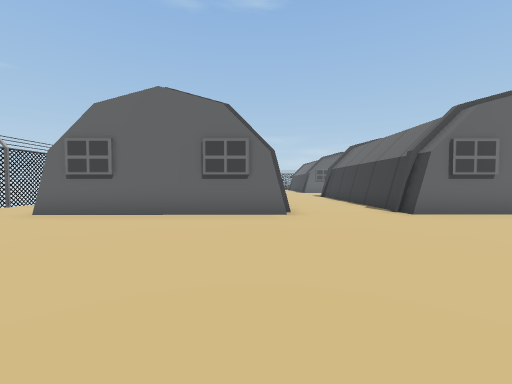
View 1 (above)

24 first-person views from a walk through a 3-D level made in the Unity game engine. The camera is 1.5 m above the floor, tilts 2° down and sees 90° across. The floor is counted in squares, 2 m on a side. Each view is taken from the middle of a square. On the plan, view 1 faces up. The plan holds only what a view shows up to about 9 squares ahead; the rest is blank. The place goes on beyond the plan. The player is left out. Some animated figures are left out. Some surface patterns are stand-ins.

View 2
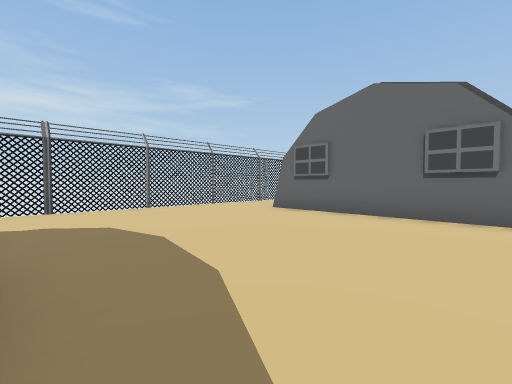

View 3
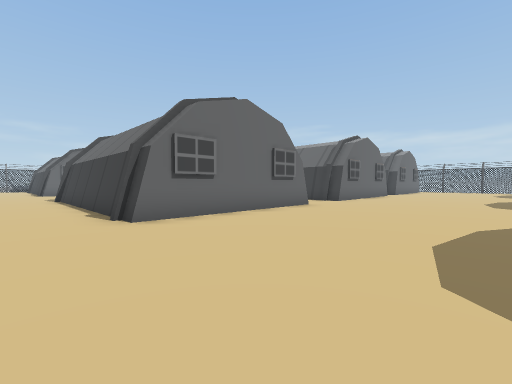

View 4
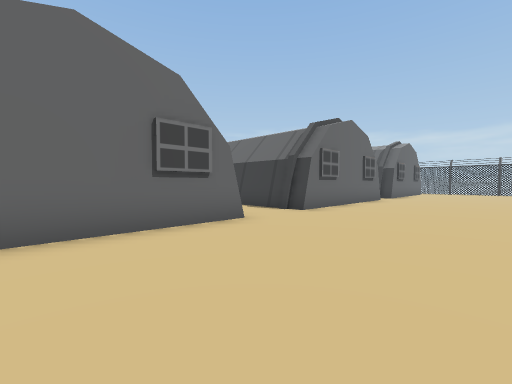

View 5
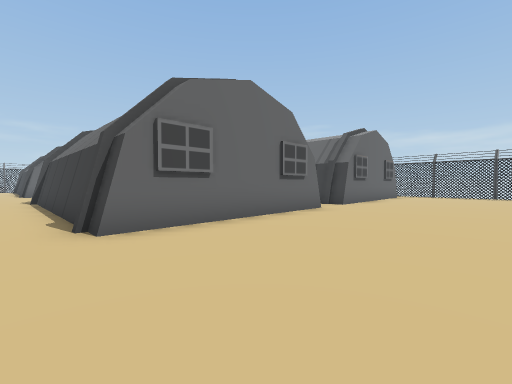

View 6
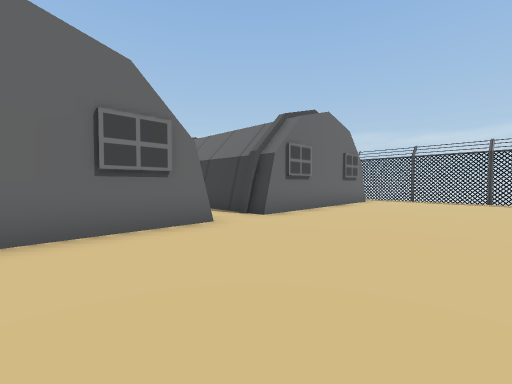

View 7
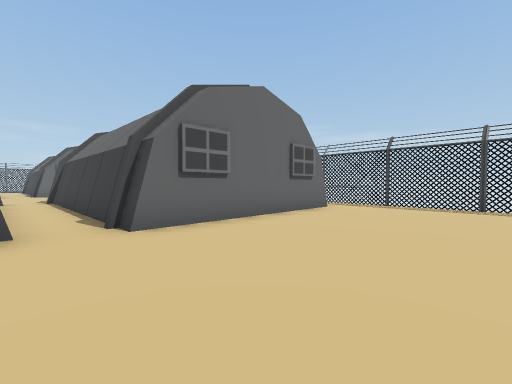

View 8
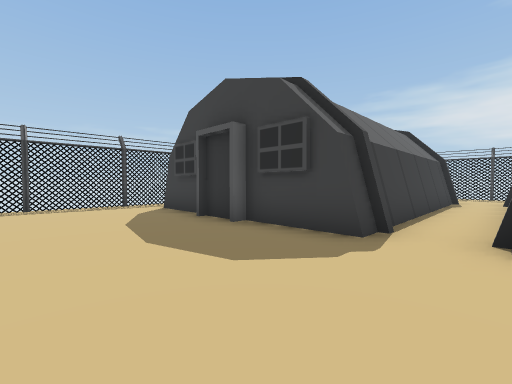

View 9
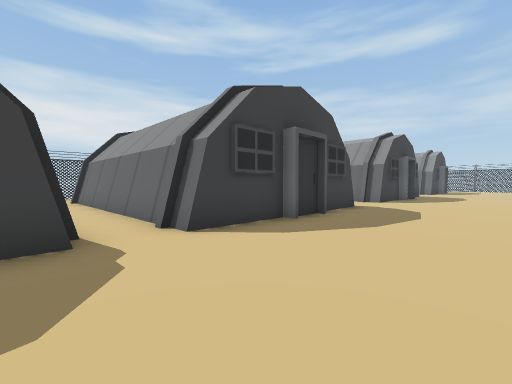

View 10
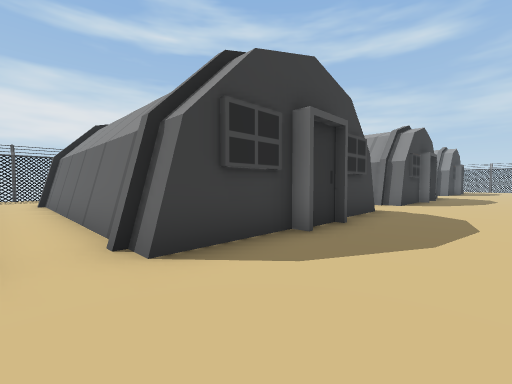

View 11
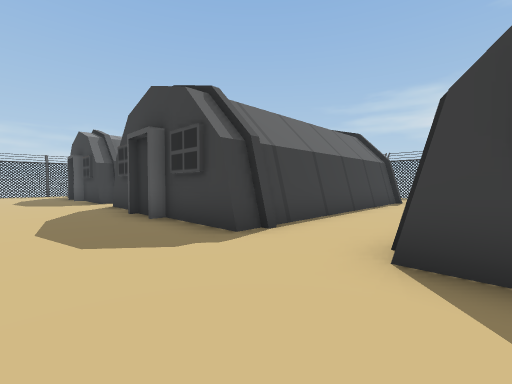

View 12
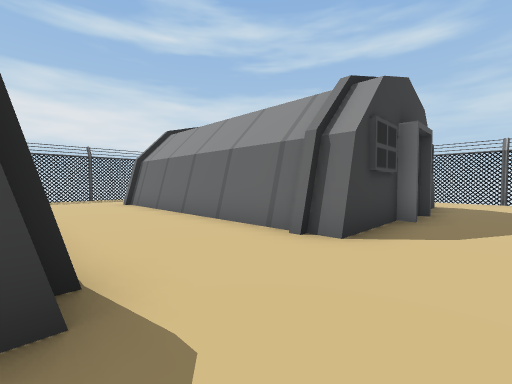

View 13
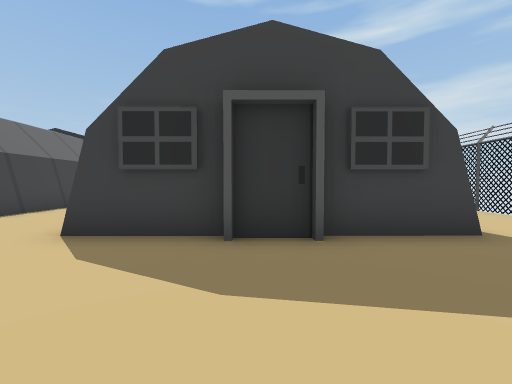

View 14
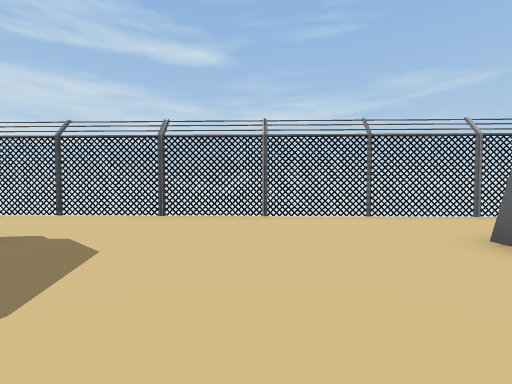

View 15
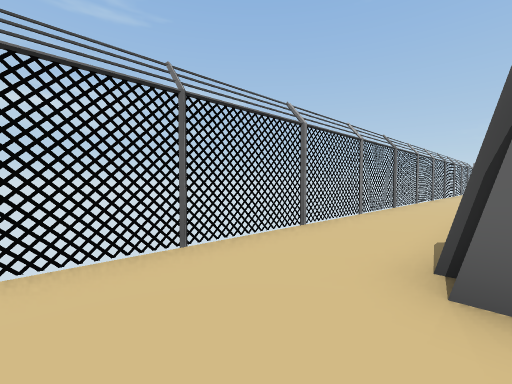

View 16
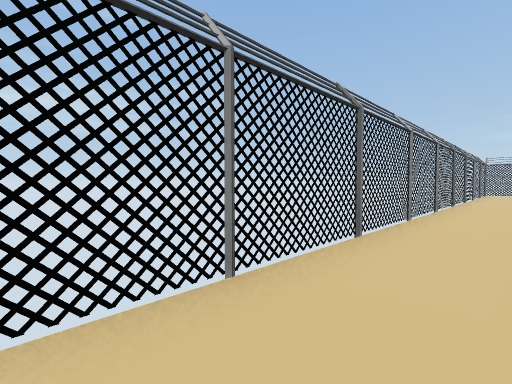

View 17
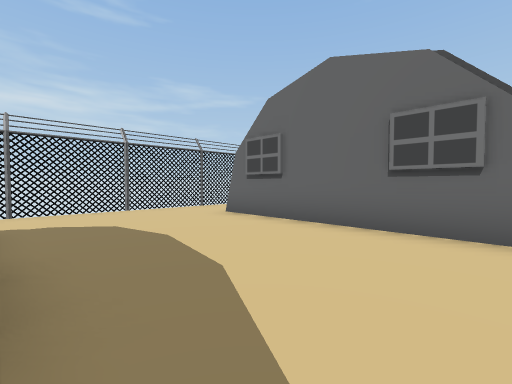

View 18
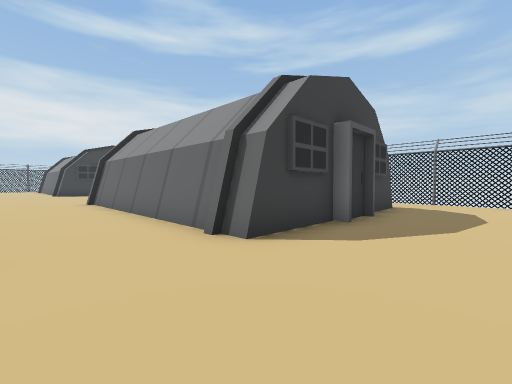

View 19
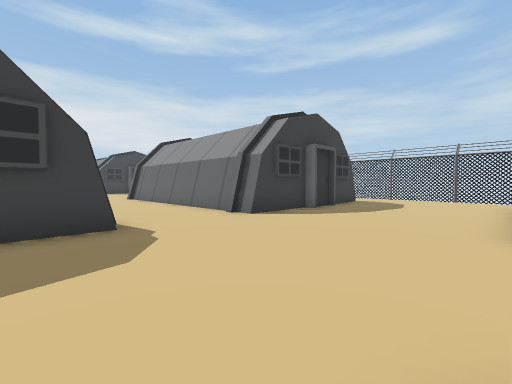

View 20
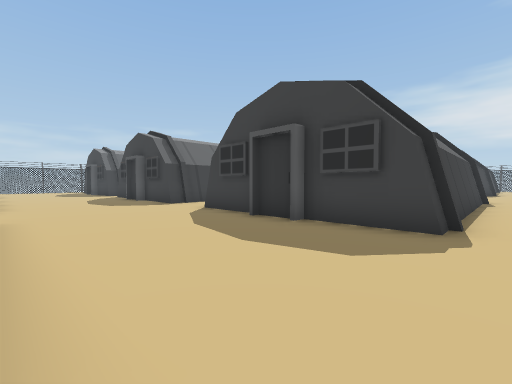

View 21
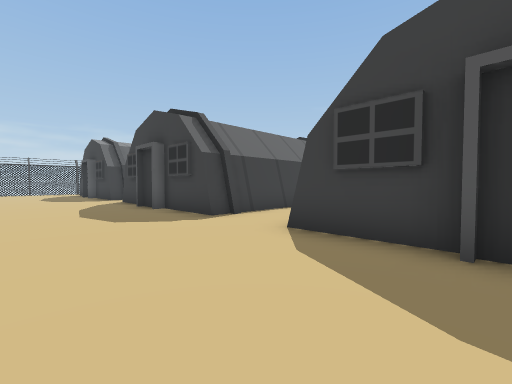

View 22
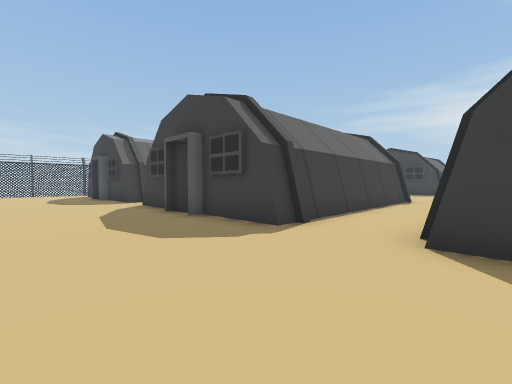

View 23
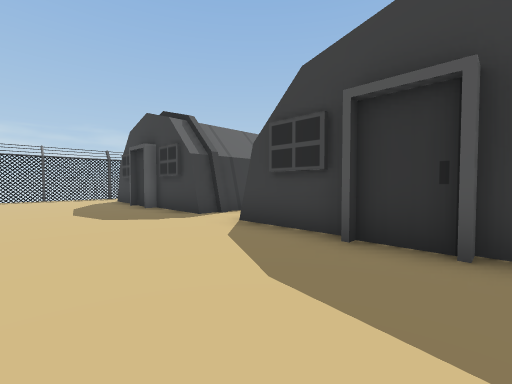

View 24
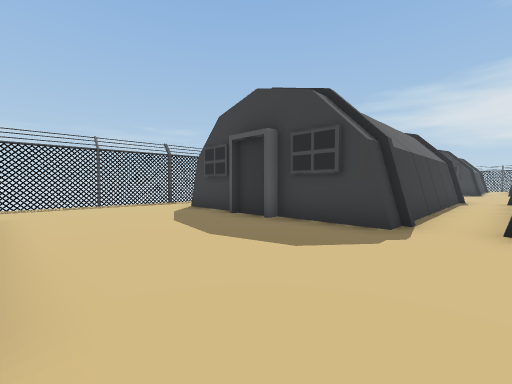

### Floor plan
Key: @ floor where view 1 was taken; # wall or solid block; . floor; B building; O other object.
Columns run from 8 left of view 1 to 28 right of it. Each row starts with its distance up from view 1.
 20  O.B
 19  O......................  ..........#
 18  O.................................O
 17  ...................................
 16 O..................................O
 15 O..............B......B#......B#...
 14 O..B#####...B#####..B#####B.##
 13 O..     #...      ..B     ..#
 12 O..     #...#     ..B     ..#
 11 O..     #...#     ..B     ..#
 10 O..     #...#      .B     ..#
  9 O..     #...#      .B     ..#
  8 O..     #...#      .B     ..#
  7 O..#    #...#     ..B     B.#    B O
  6 O..######...######..B#####.........O
  5 O..................................O
  4 O..................................O
  3 O..................................O
  2 O..................................O
  1 O..................................O
  0 O.......@....    ..................O
 -1 O..B#####...B    #..B#####B.#####B.O
 -2 O..     #...      ..B     B.#      O
 -3 O.      #...#     ..B     B.#
 -4 O       #...#      .B     B.#
 -5 O        ...#      .B     B.#
 -6 O        ...       .B     B.#
 -7          ...        B     B.#

Positions as (right, up) in squares from view 1, and headings:
1: (0, 0), facing up
2: (0, 0), facing up-left
3: (2, 1), facing up-right
4: (6, 2), facing up-right
5: (11, 2), facing up-right
6: (15, 2), facing up-right
7: (18, 2), facing up-right
8: (18, 3), facing down-right
9: (20, 3), facing down-left
10: (19, 2), facing down-left
11: (9, 2), facing down-right
12: (4, 1), facing down-left
13: (-2, 3), facing down
14: (-2, 3), facing left
15: (-5, 4), facing up-left
16: (-6, 9), facing up-left
17: (0, 15), facing up-left
18: (3, 17), facing down-left
19: (5, 19), facing down-left
20: (3, 19), facing down-right
21: (7, 18), facing down-right
22: (9, 18), facing down-right
23: (14, 18), facing down-right
24: (18, 19), facing down-right
